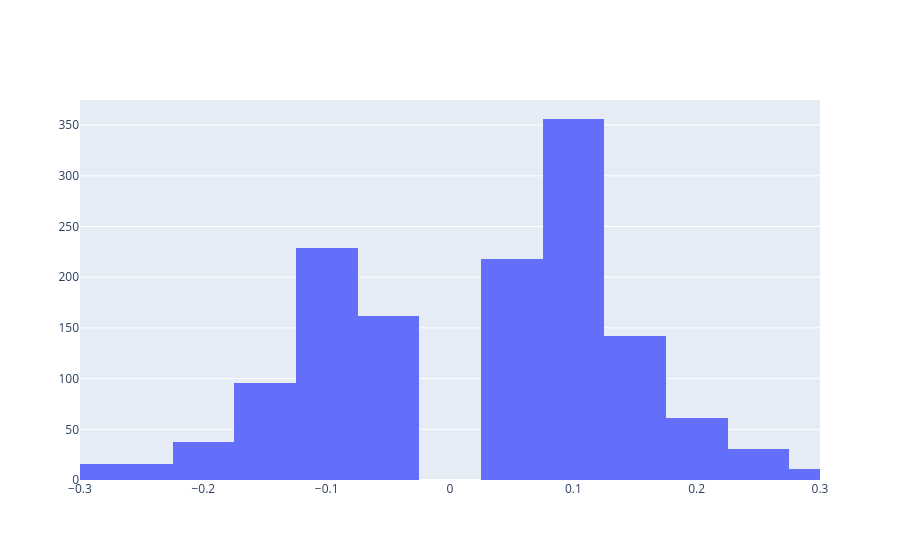

The notebook cell this image was saved under:
### Code cell
import plotly.graph_objects as go

# Filter data
filtered_data = train[abs(train['trd_gap']) > 0.05]['trd_gap']

# Create histogram trace
fig = go.Figure()
fig.add_trace(go.Histogram(x=filtered_data, xbins=dict(size=0.05)))

# Set x-axis range
fig.update_layout(xaxis=dict(range=[-0.3, 0.3]))  # Adjust the range as needed

# Show the plot
fig.show()

### Figure 1 — Plotly figure (JSON) as saved in the notebook; plotly's stock layout.template omitted (floating-point values rounded to 4 significant figures; data arrays with more than 128 entries replaced by an {"elided": "..."} marker saying what was removed)
{"data": [{"type": "histogram", "x": {"elided": "1431 float values"}, "xbins": {"size": 0.05}}], "layout": {"xaxis": {"range": [-0.3, 0.3]}}}
